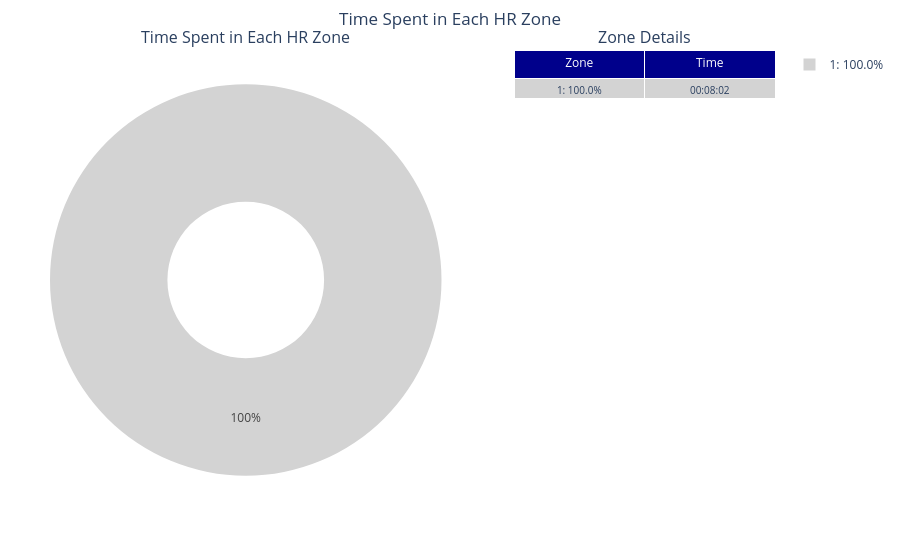

The code cell stored with this chart in its notebook:
### Code cell
from plotly.subplots import make_subplots

con = duckdb.connect("./hr_data/database.duckdb")

def query_builder(workoutId, table_name):
    return f"SELECT * FROM {table_name}" if workoutId == '' else f"SELECT * FROM {table_name} WHERE starts_with(workoutId, '{workoutId}')"

workoutId = '13-09-2025_190357'
hr_df = con.execute(query_builder(workoutId, 'timeseries')).fetchdf()
meta_df = con.execute(query_builder(workoutId, 'workout_metadata')).fetchdf()
calories_df = con.execute("SELECT * FROM calories_per_hr").fetchdf()
con.close()

# 1.Get the minimum HR value
min_hr = hr_df['HR (bpm)'].min()

# 3. Build zone intervals: each zone is between previous HR and current HR
zone_bounds = []
previous_hr = min_hr-5

zones_df = pd.read_csv('./hr_data/zones.csv')
zones_df = zones_df.sort_values('HR').reset_index(drop=True)

# Generating the zone boundaries. E.g. Zone 2 = highest in Zone 1 + 1 to highest in Zone 2
for i, row in zones_df.iterrows():
    zone_bounds.append((previous_hr, row['HR'], row['Zone']))
    previous_hr = row['HR']

# 3. Classify each HR value into a zone
def classify_zone(hr_value):
    for lower, upper, zone in zone_bounds:
        if lower <= hr_value < upper:
            return zone
    return zone_bounds[-1][2]  # Assign to last zone if HR >= max

# Calculate the zones for each HR value and the calories per second for that HR
# HR is BPM measured each second.
hr_df['Zone'] = hr_df['HR (bpm)'].apply(classify_zone)
hr_df['Calories_Second'] = hr_df['HR (bpm)'].apply(
    lambda hr: calories_df.loc[calories_df['HR'] == hr, 'Calories_Second'].values[0] if hr in calories_df['HR'].values else 0)

# 4. Calculate percentage of time in each zone
zone_counts = hr_df['Zone'].value_counts().sort_index()
zone_percentages = (zone_counts / len(hr_df) * 100).round(2)
# Just to validate the DF here
# display(zone_counts)

# 5. Display result
# Calculate total calories burned
total_calories = hr_df['Calories_Second'].sum()
print(f"Total calories burned: {total_calories:.2f} kcal")
# Reading the sum of all metadata calories as the SELECT statement might return multiple rows
print(f"Total calories burned from metadata source: {meta_df['Calories'].sum()} kcal")
print("Percentage of time in each HR zone:")
pie_df = zone_percentages.to_frame(name="Percentage (%)")

# The reset_index moves the index to a column
colors = ['lightgray', 'darkgreen', 'lightblue', 'yellow', 'lightcoral']
pie_df = pie_df.reset_index()
pie_df['Zone'] = pie_df.apply(
    lambda row: f"{int(row['Zone'])}: {row['Percentage (%)']:.1f}%", axis=1
)
pie_df['Time'] = zone_counts.reset_index(drop=True).apply(
    lambda seconds: f"{seconds // 3600:02}:{(seconds % 3600) // 60:02}:{seconds % 60:02}"
)

# Create a subplot with two columns: one for the pie chart and one for the table
fig = make_subplots(
    rows=1, cols=2, 
    column_widths=[0.6, 0.4],  # Adjust column widths
    specs=[[{"type": "domain"}, {"type": "table"}]],  # Specify chart types
    subplot_titles=["Time Spent in Each HR Zone", "Zone Details"]
)

fig.add_trace(
    go.Pie(
        labels=pie_df['Zone'],
        values=pie_df['Percentage (%)'],
        hole=0.4,  # Optional: donut chart
        marker=dict(colors=colors[:len(pie_df)]),
    ),
    row=1, col=1
)

# Add the table to the second column
fig.add_trace(
    go.Table(
        header=dict(values=["Zone", "Time"], align='center', font=dict(size=12, color='white'), fill_color='darkblue'),
        cells=dict(values=[pie_df['Zone'], pie_df['Time']], align='center', font=dict(size=10), fill_color='lightgray')
    ),
    row=1, col=2
)

# Adjust layout to fit both the pie chart and table
fig.update_layout(
    title_text="Time Spent in Each HR Zone",
    title_x=0.5,  # Center the title
    margin=dict(l=50, r=50, t=50, b=50)  # Adjust margins for better fit
)

fig.show()

### Figure 1 — Plotly figure (JSON) as saved in the notebook; plotly's stock layout.template omitted (floating-point values rounded to 4 significant figures)
{"data": [{"domain": {"x": [0, 0.54], "y": [0, 1]}, "hole": 0.4, "labels": ["1: 100.0%"], "marker": {"colors": ["lightgray"]}, "type": "pie", "values": [100.0]}, {"cells": {"align": "center", "fill": {"color": "lightgray"}, "font": {"size": 10}, "values": [["1: 100.0%"], ["00:08:02"]]}, "domain": {"x": [0.64, 1], "y": [0, 1]}, "header": {"align": "center", "fill": {"color": "darkblue"}, "font": {"color": "white", "size": 12}, "values": ["Zone", "Time"]}, "type": "table"}], "layout": {"annotations": [{"font": {"size": 16}, "showarrow": false, "text": "Time Spent in Each HR Zone", "x": 0.27, "xanchor": "center", "xref": "paper", "y": 1, "yanchor": "bottom", "yref": "paper"}, {"font": {"size": 16}, "showarrow": false, "text": "Zone Details", "x": 0.82, "xanchor": "center", "xref": "paper", "y": 1, "yanchor": "bottom", "yref": "paper"}], "margin": {"b": 50, "l": 50, "r": 50, "t": 50}, "title": {"text": "Time Spent in Each HR Zone", "x": 0.5}}}
